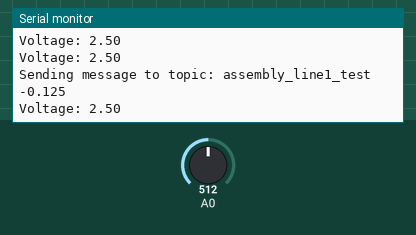
A sketch run on a simulated Arduino MKR. Parts: the last lines printed to the serial monitor. The inputs (shaded band) are chosen by the test bench; at power-on: A0 = 512. WiFi joins after 1.5 s; servers stay silent unless stated; no MQTT or app messages arrive unless stated.

Above: at 2.7 s.
2.8 s: A0 set to 716
At 3.67 s:
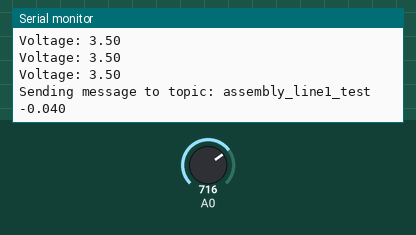
4.3 s: A0 set to 900
At 4.37 s:
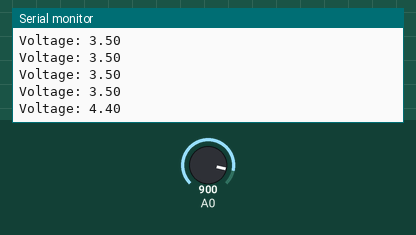
Timing chart, 0 to 7.3 s (numbered marks = the images above; inputs shaded):
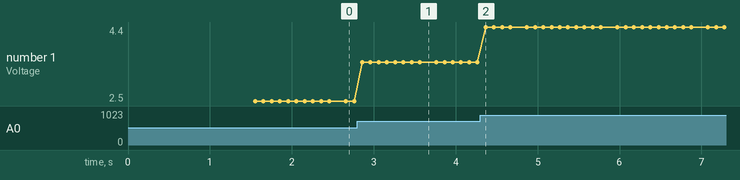

The sketch:

nk2_atu_may29a.ino
```cpp
#include <Wire.h>
#include <ArduinoMqttClient.h>
#include <WiFiNINA.h>
#include "arduino_secrets.h"

char ssid[] = SECRET_SSID;      // Network SSID (name)
char pass[] = SECRET_PASS;      // Network password

WiFiClient wifiClient;
MqttClient mqttClient(wifiClient);

const char broker[] = "192.168.0.6";
int port = 1883;
const char topic[] = "assembly_line1_test";

const long interval = 8000;
unsigned long previousMillis = 0;

const int numReadings = 10;    // Number of voltage readings to collect
float voltageReadings[numReadings];
int currentReading = 0;
bool readingsComplete = false;

const float alfa = 0.1;        // Exponential moving average factor
float ema = 0.0;               // Exponential moving average

void setup() {
  Serial.begin(9600);

  while (!Serial) {
    ; // Wait for serial port to connect. Needed for native USB port only
  }

  connectToWiFi();
  connectToMQTTBroker();
}

void loop() {
  mqttClient.poll();

  // Check if the Wi-Fi connection is lost
  if (WiFi.status() != WL_CONNECTED) {
    // Disconnect from the MQTT broker
    mqttClient.stop();

    // Attempt to reconnect to the Wi-Fi network
    connectToWiFi();

    // Reconnect to the MQTT broker
    connectToMQTTBroker();
  } else {
    // Check if the MQTT client is connected
    if (!mqttClient.connected()) {
      // Disconnect from the MQTT broker
      mqttClient.stop();

      // Attempt to reconnect to the MQTT broker
      connectToMQTTBroker();
    } else {
      // Check if all readings have been collected
      if (!readingsComplete) {
        // Read the sensor value
        int sensorValue = analogRead(A0);
        float voltage = sensorValue * (5.0 / 1023.0);

        // Store the voltage reading
        voltageReadings[currentReading] = voltage;
        currentReading++;

        // Check if all readings have been collected
        if (currentReading >= numReadings) {
          currentReading = 0;
          readingsComplete = true;
        }

        // Print the voltage reading
        Serial.print("Voltage: ");
        Serial.println(voltage);
      } else {
        // Calculate the exponential moving average of the collected voltage readings
        ema = (alfa * voltageReadings[numReadings - 1]) + ((1 - alfa) * ema);

        // Convert voltage mean to MPa using the function y = 0.262x +- 0.255
        float mpa = 0.262 * ema - 0.191;

        // Publish the mean value in MPa
        publishMessage(topic, mpa);

        // Reset the readingsComplete flag
        readingsComplete = false;
      }
    }
  }

  delay(100); // Add a small delay to avoid reading the sensor too frequently
}

void connectToWiFi() {
  Serial.print("Attempting to connect to WPA SSID: ");
  Serial.println(ssid);

  while (WiFi.begin(ssid, pass) != WL_CONNECTED) {
    Serial.print(".");
    delay(5000);
  }

  Serial.println("Connected to the network");
  Serial.println();
}

void connectToMQTTBroker() {
  Serial.print("Attempting to connect to the MQTT broker: ");
  Serial.println(broker);

  while (!mqttClient.connect(broker, port)) {
    Serial.print("MQTT connection failed! Error code = ");
    Serial.println(mqttClient.connectError());
    delay(5000);
  }

  Serial.println("Connected to the MQTT broker");
  Serial.println();
}

void publishMessage(const char* topic, float value) {
  Serial.print("Sending message to topic: ");
  Serial.println(topic);
  Serial.println(value, 3); // Print value with 2 decimal points

  mqttClient.beginMessage(topic);
  mqttClient.print(value, 3); // Publish value with 2 decimal points
  mqttClient.endMessage();

  Serial.println();
}
```

arduino_secrets.h
```cpp
#define SECRET_SSID "OF008 2265"
#define SECRET_PASS "-91o481C"
```

Measured:
- after the input at 2.8 s, the serial monitor: prints a new line after 0.06 s (image 1)
- after the input at 4.3 s, the serial monitor: prints a new line after 0.07 s (image 2)
- plotted number 1: 2.5 → 3.5 after the input at 2.8 s, 3.5 → 4.4 after the input at 4.3 s
